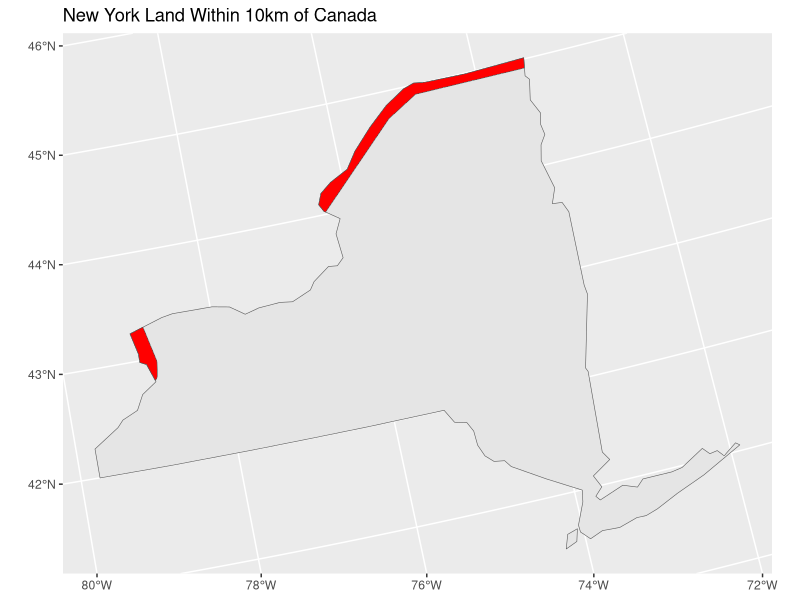

Write R code to recreate this figure.
## ---- chunk 1
library(spData)
library(sf)
library(tidyverse)
library(units)
## ---- chunk 2
data(world)
data(us_states)

head(world)
head(us_states)
## ---- chunk 3
# Define projection
albers <- "+proj=aea +lat_1=29.5 +lat_2=45.5 +lat_0=37.5 +lon_0=-96 +x_0=0 +y_0=0 +ellps=GRS80 +datum=NAD83 +units=m +no_defs"

# Filter
canada <- world %>%
  filter(name_long == "Canada")
ny <- us_states %>%
  filter(NAME == "New York")

# Projection transformation
canada <- st_transform(canada, albers)
ny <- st_transform(ny, albers)

# Calculate buffer and intersection
canada <- st_buffer(canada, 10000)
border <- st_intersection(ny, canada)

# Plot
ggplot() +
  geom_sf(data = ny) +
  geom_sf(data = border, fill = "red") +
  ggtitle("New York Land Within 10km of Canada")

# Calculate area
border_area <- st_area(border) %>%
  set_units(km^2)
print(border_area)
